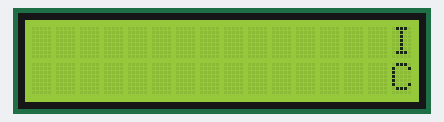
The sketch below on a simulated Arduino Uno, built with avr-gcc and run on an emulated ATmega328P. Parts: 16×2 character LCD.

Above: at 0.21 s.
At 1.11 s:
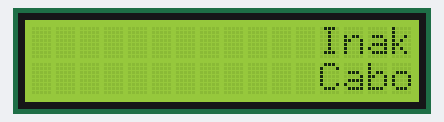
At 1.71 s:
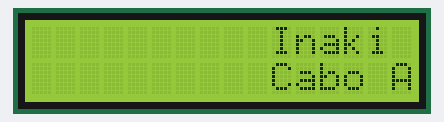
At 2.31 s:
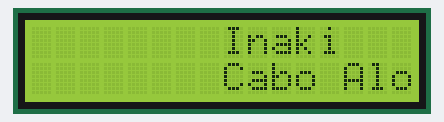
At 3.51 s:
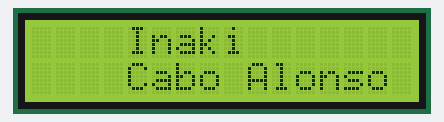
At 4.6 s:
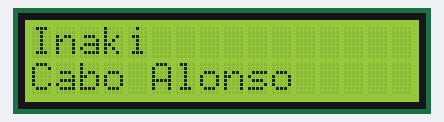

The sketch:

sim3.ino
```cpp
#include <LiquidCrystal.h> //include the library code
LiquidCrystal lcd(12, 11, 5, 4, 3, 2); //initialize the interface pins

void setup() {
  lcd.begin(16, 2); //set up the LCD's number of columns and rows
  lcd.setCursor(16,0);
  lcd.print("Inaki");
  lcd.setCursor(16,1);
  lcd.print("Cabo Alonso");
}

int cursor = 16;

void loop() {
  if (cursor > 0) {
	cursor = cursor - 1;
    lcd.scrollDisplayLeft();
  }

  delay(300);
}
```
